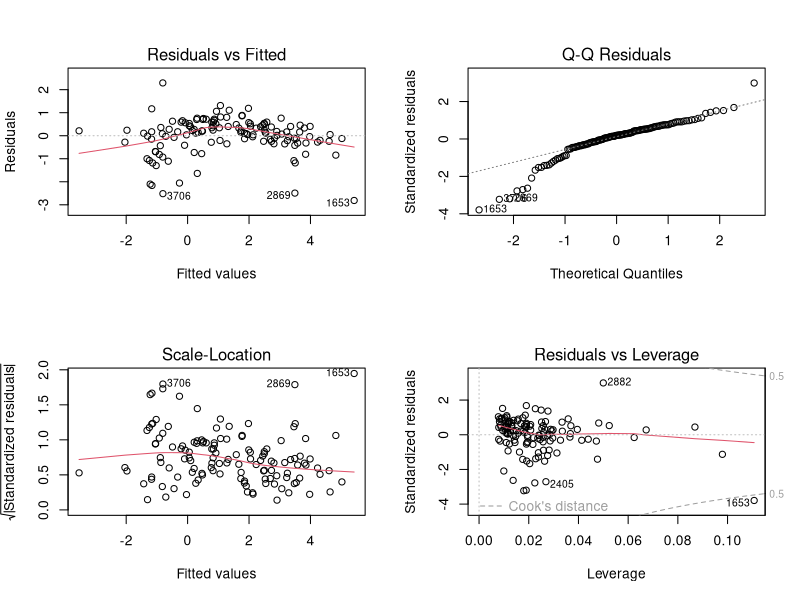

This figure's R source:
## ---- chunk 1
countries <- read.csv("data/country_stats.csv", check.names = F)
countries_2010 <- countries[countries$Year == 2010,]

# Show n
sum(!is.na(countries_2010$`GDP per capita (US dollars)`) & !is.na(countries_2010$`Emissions per capita (metric tons of carbon dioxide)`))

# Display model
lm1 <- summary(lm(`Emissions per capita (metric tons of carbon dioxide)` ~ log2(`GDP per capita (US dollars)`), countries_2010))
## ---- chunk 2
# Intercept
2 * pt(abs(lm1$coefficients[1,3]), df = 139, lower.tail = F)

# log GDP per capita coefficient
2 * pt(lm1$coefficients[2,3], df = 139, lower.tail = F)
## ---- chunk 3
qt(0.975, 139)
## ---- chunk 4
pf(lm1$fstatistic[1], 1, 139, lower.tail = F)
## ---- chunk 5
# Show n
# sum(!is.na(countries_2010$`GDP per capita (US dollars)`) & !is.na(countries_2010$`Emissions per capita (metric tons of carbon dioxide)`))

# Display model
summary(lm(`Emissions per capita (metric tons of carbon dioxide)` ~ log2(`GDP per capita (US dollars)`), countries_2010))
## ---- chunk 6
lm1 <- lm(log2(`Emissions per capita (metric tons of carbon dioxide)`) ~ log2(`Supply per capita (gigajoules)`) + 
            log2(`Tourist/visitor arrivals (thousands)`), 
          countries_2010[countries_2010$`Emissions per capita (metric tons of carbon dioxide)` > 0,])

summary(lm1)
## ---- chunk 7
par(mfrow=c(2,2))
plot(lm1)
## ---- chunk 8
round(predict(lm1, newdata=countries_2010[countries_2010$Country=="Uganda",], 
        interval = c("confidence"), level = 0.90), 3)
round(predict(lm1, newdata=countries_2010[countries_2010$Country=="Uganda",], 
        interval = c("prediction"), level = 0.90), 3)
